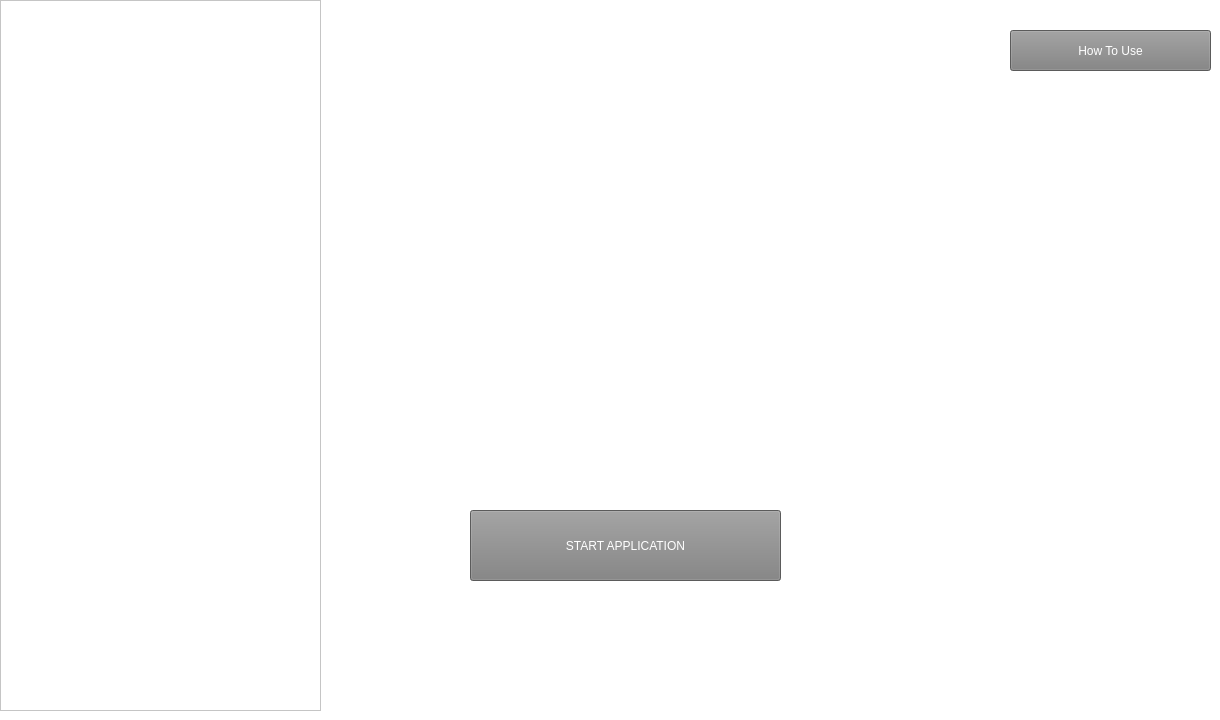
    <widget class="QWidget" name="start_page">
     <property name="styleSheet">
      <string notr="true">background-color:white</string>
     </property>
     <widget class="QLabel" name="label_ico_bear">
      <property name="geometry">
       <rect>
        <x>320</x>
        <y>110</y>
        <width>611</width>
        <height>361</height>
       </rect>
      </property>
      <property name="text">
       <string/>
      </property>
      <property name="scaledContents">
       <bool>true</bool>
      </property>
     </widget>
     <widget class="QPushButton" name="btn_startApp">
      <property name="geometry">
       <rect>
        <x>470</x>
        <y>510</y>
        <width>311</width>
        <height>71</height>
       </rect>
      </property>
      <property name="styleSheet">
       <string notr="true">background-color:gray;
font: 16pt &quot;Shiny Signature&quot;, &quot;Arial&quot;;
color: white;</string>
      </property>
      <property name="text">
       <string>START APPLICATION</string>
      </property>
     </widget>
     <widget class="QPushButton" name="btn_howToUse">
      <property name="geometry">
       <rect>
        <x>1010</x>
        <y>30</y>
        <width>201</width>
        <height>41</height>
       </rect>
      </property>
      <property name="styleSheet">
       <string notr="true">background-color:gray;
font: 12pt &quot;Arial Rounded MT Bold&quot;, &quot;Arial&quot;;
color: white;
</string>
      </property>
      <property name="text">
       <string>How To Use</string>
      </property>
     </widget>
     <widget class="QFrame" name="frame_6">
      <property name="geometry">
       <rect>
        <x>0</x>
        <y>0</y>
        <width>321</width>
        <height>711</height>
       </rect>
      </property>
      <property name="styleSheet">
       <string notr="true">background-color:white</string>
      </property>
      <property name="frameShape">
       <enum>QFrame::StyledPanel</enum>
      </property>
      <property name="frameShadow">
       <enum>QFrame::Raised</enum>
      </property>
     </widget>
     <zorder>label_ico_bear</zorder>
     <zorder>btn_startApp</zorder>
     <zorder>frame_6</zorder>
     <zorder>btn_howToUse</zorder>
    </widget>
